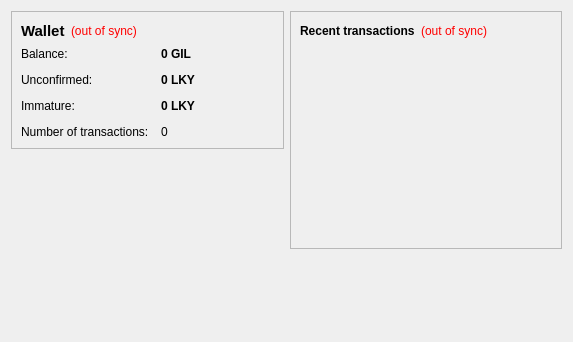
<?xml version="1.0" encoding="UTF-8"?>
<ui version="4.0">
 <class>OverviewPage</class>
 <widget class="QWidget" name="OverviewPage">
  <property name="geometry">
   <rect>
    <x>0</x>
    <y>0</y>
    <width>573</width>
    <height>342</height>
   </rect>
  </property>
  <property name="windowTitle">
   <string>Form</string>
  </property>
  <layout class="QHBoxLayout" name="horizontalLayout" stretch="1,1">
   <item>
    <layout class="QVBoxLayout" name="verticalLayout_2">
     <item>
      <widget class="QFrame" name="frame">
       <property name="frameShape">
        <enum>QFrame::StyledPanel</enum>
       </property>
       <property name="frameShadow">
        <enum>QFrame::Raised</enum>
       </property>
       <layout class="QVBoxLayout" name="verticalLayout_4">
        <item>
         <layout class="QHBoxLayout" name="horizontalLayout_4">
          <item>
           <widget class="QLabel" name="label_5">
            <property name="font">
             <font>
              <pointsize>11</pointsize>
              <weight>75</weight>
              <bold>true</bold>
             </font>
            </property>
            <property name="text">
             <string>Wallet</string>
            </property>
           </widget>
          </item>
          <item>
           <widget class="QLabel" name="labelWalletStatus">
            <property name="toolTip">
             <string>The displayed information may be out of date. Your wallet automatically synchronizes with the Gil network after a connection is established, but this process has not completed yet.</string>
            </property>
            <property name="styleSheet">
             <string notr="true">QLabel { color: red; }</string>
            </property>
            <property name="text">
             <string notr="true">(out of sync)</string>
            </property>
            <property name="alignment">
             <set>Qt::AlignLeading|Qt::AlignLeft|Qt::AlignVCenter</set>
            </property>
           </widget>
          </item>
          <item>
           <spacer name="horizontalSpacer_2">
            <property name="orientation">
             <enum>Qt::Horizontal</enum>
            </property>
            <property name="sizeHint" stdset="0">
             <size>
              <width>40</width>
              <height>20</height>
             </size>
            </property>
           </spacer>
          </item>
         </layout>
        </item>
        <item>
         <layout class="QFormLayout" name="formLayout_2">
          <property name="fieldGrowthPolicy">
           <enum>QFormLayout::AllNonFixedFieldsGrow</enum>
          </property>
          <property name="horizontalSpacing">
           <number>12</number>
          </property>
          <property name="verticalSpacing">
           <number>12</number>
          </property>
          <item row="0" column="0">
           <widget class="QLabel" name="label">
            <property name="text">
             <string>Balance:</string>
            </property>
           </widget>
          </item>
          <item row="0" column="1">
           <widget class="QLabel" name="labelBalance">
            <property name="font">
             <font>
              <weight>75</weight>
              <bold>true</bold>
             </font>
            </property>
            <property name="cursor">
             <cursorShape>IBeamCursor</cursorShape>
            </property>
            <property name="toolTip">
             <string>Your current balance</string>
            </property>
            <property name="text">
             <string notr="true">0 GIL</string>
            </property>
            <property name="textInteractionFlags">
             <set>Qt::LinksAccessibleByMouse|Qt::TextSelectableByKeyboard|Qt::TextSelectableByMouse</set>
            </property>
           </widget>
          </item>
          <item row="1" column="0">
           <widget class="QLabel" name="label_3">
            <property name="text">
             <string>Unconfirmed:</string>
            </property>
           </widget>
          </item>
          <item row="1" column="1">
           <widget class="QLabel" name="labelUnconfirmed">
            <property name="font">
             <font>
              <weight>75</weight>
              <bold>true</bold>
             </font>
            </property>
            <property name="cursor">
             <cursorShape>IBeamCursor</cursorShape>
            </property>
            <property name="toolTip">
             <string>Total of transactions that have yet to be confirmed, and do not yet count toward the current balance</string>
            </property>
            <property name="text">
             <string notr="true">0 LKY</string>
            </property>
            <property name="textInteractionFlags">
             <set>Qt::LinksAccessibleByMouse|Qt::TextSelectableByKeyboard|Qt::TextSelectableByMouse</set>
            </property>
           </widget>
          </item>
          <item row="3" column="0">
           <widget class="QLabel" name="label_2">
            <property name="text">
             <string>Number of transactions:</string>
            </property>
           </widget>
          </item>
          <item row="3" column="1">
           <widget class="QLabel" name="labelNumTransactions">
            <property name="toolTip">
             <string>Total number of transactions in wallet</string>
            </property>
            <property name="text">
             <string notr="true">0</string>
            </property>
           </widget>
          </item>
          <item row="2" column="0">
           <widget class="QLabel" name="labelImmatureText">
            <property name="text">
             <string>Immature:</string>
            </property>
           </widget>
          </item>
          <item row="2" column="1">
           <widget class="QLabel" name="labelImmature">
            <property name="font">
             <font>
              <weight>75</weight>
              <bold>true</bold>
             </font>
            </property>
            <property name="toolTip">
             <string>Mined balance that has not yet matured</string>
            </property>
            <property name="text">
             <string notr="true">0 LKY</string>
            </property>
            <property name="textInteractionFlags">
             <set>Qt::LinksAccessibleByMouse|Qt::TextSelectableByKeyboard|Qt::TextSelectableByMouse</set>
            </property>
           </widget>
          </item>
         </layout>
        </item>
       </layout>
      </widget>
     </item>
     <item>
      <spacer name="verticalSpacer">
       <property name="orientation">
        <enum>Qt::Vertical</enum>
       </property>
       <property name="sizeHint" stdset="0">
        <size>
         <width>20</width>
         <height>40</height>
        </size>
       </property>
      </spacer>
     </item>
    </layout>
   </item>
   <item>
    <layout class="QVBoxLayout" name="verticalLayout_3">
     <item>
      <widget class="QFrame" name="frame_2">
       <property name="frameShape">
        <enum>QFrame::StyledPanel</enum>
       </property>
       <property name="frameShadow">
        <enum>QFrame::Raised</enum>
       </property>
       <layout class="QVBoxLayout" name="verticalLayout">
        <item>
         <layout class="QHBoxLayout" name="horizontalLayout_2">
          <item>
           <widget class="QLabel" name="label_4">
            <property name="text">
             <string>&lt;b&gt;Recent transactions&lt;/b&gt;</string>
            </property>
           </widget>
          </item>
          <item>
           <widget class="QLabel" name="labelTransactionsStatus">
            <property name="toolTip">
             <string>The displayed information may be out of date. Your wallet automatically synchronizes with the Gil network after a connection is established, but this process has not completed yet.</string>
            </property>
            <property name="styleSheet">
             <string notr="true">QLabel { color: red; }</string>
            </property>
            <property name="text">
             <string notr="true">(out of sync)</string>
            </property>
            <property name="alignment">
             <set>Qt::AlignRight|Qt::AlignTrailing|Qt::AlignVCenter</set>
            </property>
           </widget>
          </item>
          <item>
           <spacer name="horizontalSpacer">
            <property name="orientation">
             <enum>Qt::Horizontal</enum>
            </property>
            <property name="sizeHint" stdset="0">
             <size>
              <width>40</width>
              <height>20</height>
             </size>
            </property>
           </spacer>
          </item>
         </layout>
        </item>
        <item>
         <widget class="QListView" name="listTransactions">
          <property name="styleSheet">
           <string notr="true">QListView { background: transparent; }</string>
          </property>
          <property name="frameShape">
           <enum>QFrame::NoFrame</enum>
          </property>
          <property name="verticalScrollBarPolicy">
           <enum>Qt::ScrollBarAlwaysOff</enum>
          </property>
          <property name="horizontalScrollBarPolicy">
           <enum>Qt::ScrollBarAlwaysOff</enum>
          </property>
          <property name="selectionMode">
           <enum>QAbstractItemView::NoSelection</enum>
          </property>
         </widget>
        </item>
       </layout>
      </widget>
     </item>
     <item>
      <spacer name="verticalSpacer_2">
       <property name="orientation">
        <enum>Qt::Vertical</enum>
       </property>
       <property name="sizeHint" stdset="0">
        <size>
         <width>20</width>
         <height>40</height>
        </size>
       </property>
      </spacer>
     </item>
    </layout>
   </item>
  </layout>
 </widget>
 <resources/>
 <connections/>
</ui>
